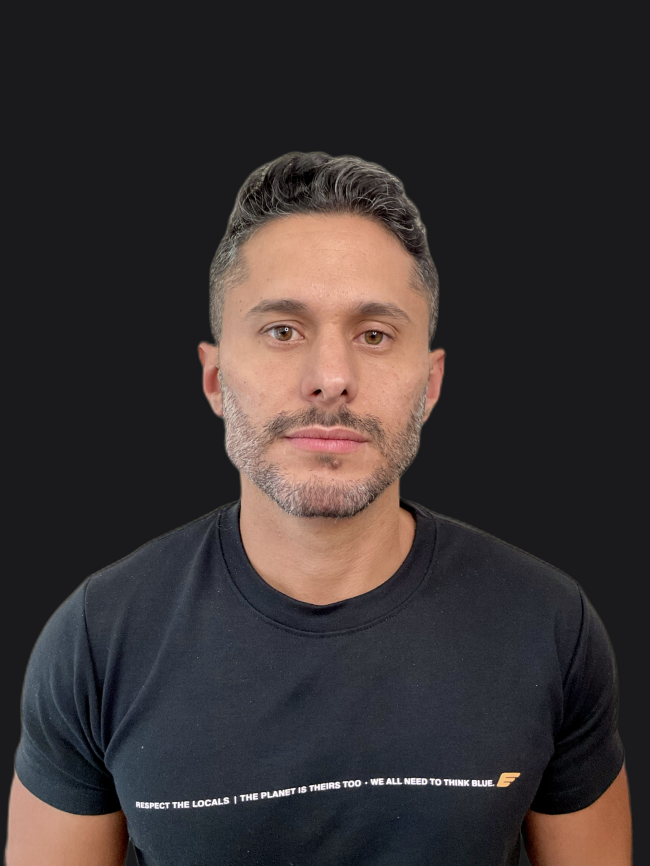
#> input picture tmp/design/antes_dark.jpg, 2598 x 3464 px (shown at 1/4 size)
$ python align_faces.py
#> lines starting #> are read from the running program, lines starting #| are printed output that depends on the picture
"""
Align and crop both before/after photos so faces are the same size and position.
Uses face detection to find face bounding box, then crops/scales to match.
"""
import cv2
import numpy as np
from PIL import Image

def detect_face(img_path):
    """Detect the largest face and return bounding box."""
#> called with img_path = 'antes_dark.jpg'
    img = cv2.imread(img_path)
#> img is the input picture: shape (3464, 2598, 3); mean B, G, R 50, 49.7, 56.3
    gray = cv2.cvtColor(img, cv2.COLOR_BGR2GRAY)
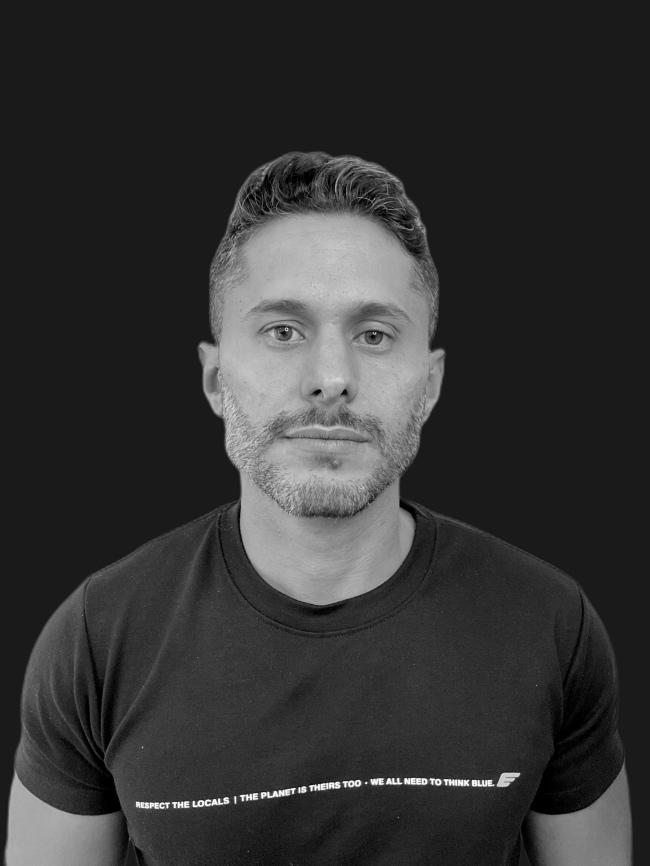
#> gray: shape (3464, 2598) (shown at 1/4 size); min 0, max 255, mean 51.6

    # Use Haar cascade for face detection
    cascade = cv2.CascadeClassifier(cv2.data.haarcascades + 'haarcascade_frontalface_default.xml')
    faces = cascade.detectMultiScale(gray, scaleFactor=1.1, minNeighbors=5, minSize=(200, 200))
#> faces = [[722, 860, 1160, 1160]]

    if len(faces) == 0:
        print(f"  ⚠️ No face detected in {img_path}, using center crop")
        h, w = img.shape[:2]
        return (w//4, h//6, w//2, int(h*0.6))

    # Get largest face
    largest = max(faces, key=lambda f: f[2] * f[3])
#> largest = [722, 860, 1160, 1160]
    return tuple(largest)

def align_and_crop(antes_path, depois_path, output_size=(1080, 1400)):
    """
    1. Detect face in both images
    2. Scale so faces are same size
    3. Crop with face centered at same position
    4. Output same-size images with aligned faces
    """
    out_w, out_h = output_size

    # Detect faces
    print("Detectando rostos...")
    ax, ay, aw, ah = detect_face(antes_path)
#> ax = 722; ay = 860; aw = 1160; ah = 1160
    dx, dy, dw, dh = detect_face(depois_path)
#> call 2 of detect_face, with img_path = 'depois_dark.jpg'
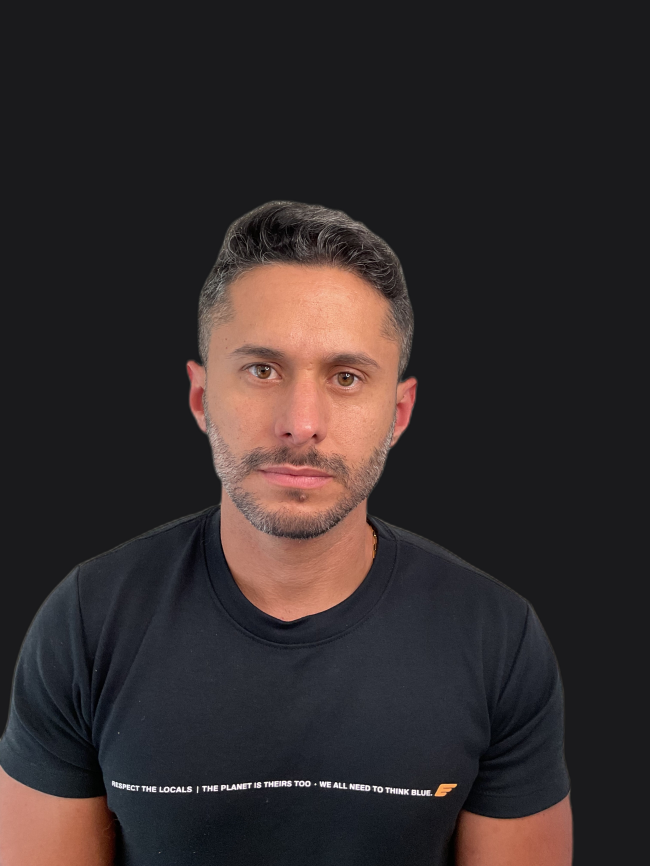
#> input picture tmp/design/depois_dark.jpg, 2598 x 3464 px (shown at 1/4 size)
#> in detect_face, img is the input picture: shape (3464, 2598, 3); mean B, G, R 43.4, 43, 50.4
#> in detect_face (call 2), `gray = cv2.cvtColor(img, cv2.COLOR_BGR2GRAY)`:
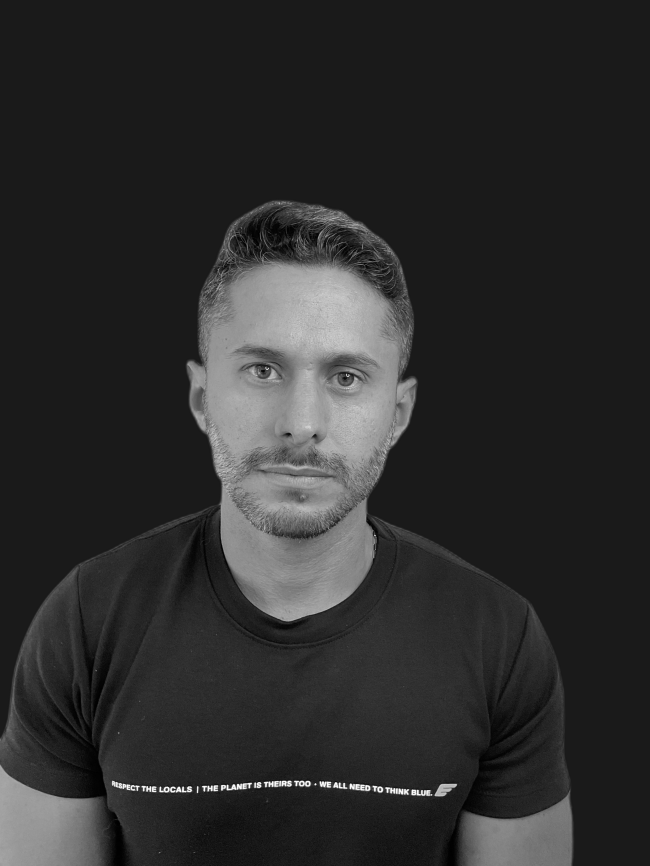
#> gray: shape (3464, 2598) (shown at 1/4 size); min 0, max 255, mean 45.1
#> in detect_face (call 2), `faces = cascade.detectMultiScale(gray, scaleFactor=1.1, minNeighbors=5..`: faces = [[673, 1075, 1050, 1050]]
#> in detect_face (call 2), `largest = max(faces, key=lambda f: f[2] * f[3])`: largest = [673, 1075, 1050, 1050]
#> dx = 673; dy = 1075; dw = 1050; dh = 1050

    print(f"  Antes: face at ({ax},{ay}) size {aw}x{ah}")
#|   Antes: face at (722,860) size 1160x1160
    print(f"  Depois: face at ({dx},{dy}) size {dw}x{dh}")
#|   Depois: face at (673,1075) size 1050x1050

    # Load images
    antes_img = Image.open(antes_path)
    depois_img = Image.open(depois_path)

    # Target face size (use average)
    target_face_w = int((aw + dw) / 2)
#> target_face_w = 1105

    # Scale factors to make faces same size
    antes_scale = target_face_w / aw
#> antes_scale = 0.953
    depois_scale = target_face_w / dw
#> depois_scale = 1.05

    print(f"  Scale antes: {antes_scale:.3f}, depois: {depois_scale:.3f}")
#|   Scale antes: 0.953, depois: 1.052

    # Resize images
    antes_resized = antes_img.resize(
        (int(antes_img.width * antes_scale), int(antes_img.height * antes_scale)),
        Image.LANCZOS
    )
    depois_resized = depois_img.resize(
        (int(depois_img.width * depois_scale), int(depois_img.height * depois_scale)),
        Image.LANCZOS
    )

    # Recalculate face centers after scaling
    antes_cx = int((ax + aw/2) * antes_scale)
#> antes_cx = 1240
    antes_cy = int((ay + ah/2) * antes_scale)
#> antes_cy = 1371
    depois_cx = int((dx + dw/2) * depois_scale)
#> depois_cx = 1260
    depois_cy = int((dy + dh/2) * depois_scale)
#> depois_cy = 1683

    # Target: face center should be at (out_w/2, out_h * 0.33) in final crop
    target_cx = out_w // 2
    target_cy = int(out_h * 0.32)

    # Calculate crop boxes (centered on face)
    def calc_crop(img, cx, cy):
#> called with cx = 1240, cy = 1371
        left = max(0, cx - target_cx)
#> left = 700
        top = max(0, cy - target_cy)
#> top = 923
        right = left + out_w
#> right = 1780
        bottom = top + out_h
#> bottom = 2323

        # Adjust if out of bounds
        if right > img.width:
            right = img.width
            left = right - out_w
        if bottom > img.height:
            bottom = img.height
            top = bottom - out_h
        if left < 0:
            left = 0
            right = out_w
        if top < 0:
            top = 0
            bottom = out_h

        return (left, top, right, bottom)

    antes_crop = calc_crop(antes_resized, antes_cx, antes_cy)
#> antes_crop = (700, 923, 1780, 2323)
    depois_crop = calc_crop(depois_resized, depois_cx, depois_cy)
#> depois_crop = (720, 1235, 1800, 2635)

    antes_final = antes_resized.crop(antes_crop)
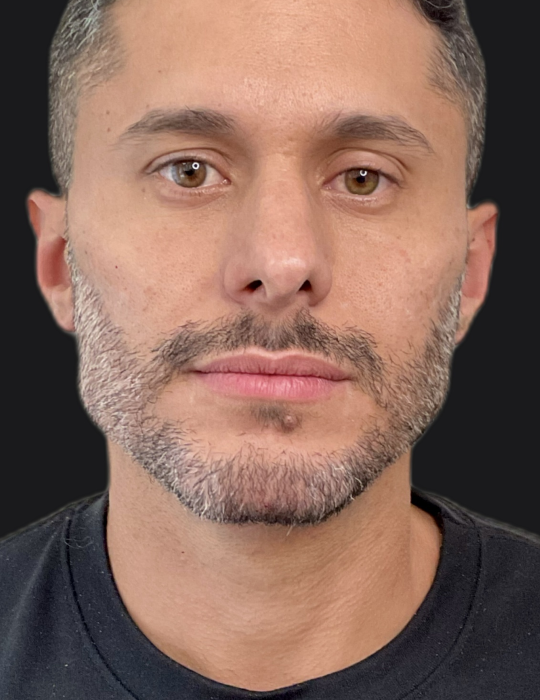
#> antes_final: PIL image 1080x1400 RGB (shown at 1/2 size); mean R, G, B 135, 103.6, 91.6
    depois_final = depois_resized.crop(depois_crop)
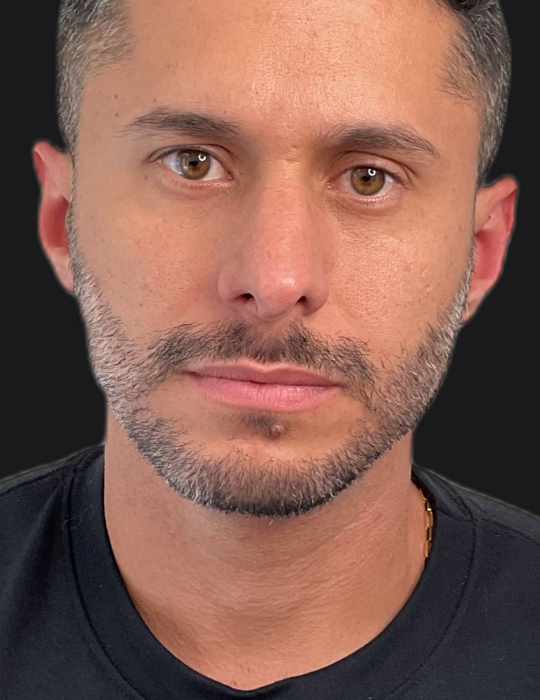
#> depois_final: PIL image 1080x1400 RGB (shown at 1/2 size); mean R, G, B 132.8, 93.6, 82.5

    # Ensure exact output size
    antes_final = antes_final.resize(output_size, Image.LANCZOS)
    depois_final = depois_final.resize(output_size, Image.LANCZOS)

    # Save
    antes_final.save('antes_aligned.jpg', quality=95)
    depois_final.save('depois_aligned.jpg', quality=95)

    print(f"\n✅ antes_aligned.jpg ({out_w}x{out_h})")
    print(f"✅ depois_aligned.jpg ({out_w}x{out_h})")
    print("Rostos alinhados no mesmo tamanho e posição!")

if __name__ == '__main__':
    align_and_crop('antes_dark.jpg', 'depois_dark.jpg', output_size=(1080, 1400))
